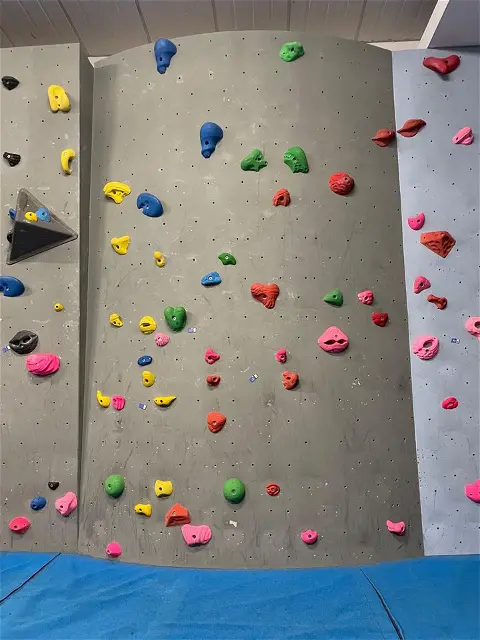
#> input picture sampleImages/bouldering_wall_1.webp, 480 x 640 px
$ python -i RouteEditor.py   (imports and definitions only)
#> lines starting #> are read from the running program, lines starting #| are printed output that depends on the picture; after the words box and inside, x2 and y2 are one past the last pixel; in counts of white or black regions, pixels touching at a corner belong together
#> further down, picture is the input picture: shape (640, 480, 3); mean B, G, R 131, 132.3, 129.6
import cv2
import numpy as np
import tkinter as tk
from tkinter import ttk
from PIL import Image, ImageTk


class ImageAdjustor:
    # image 는 HSV 색체계여야 한다.
    def adjust_brightness(self, image, brightness):
        image[:, :, 2] = np.clip(image[:, :, 2] + brightness, 0, 255)
        return image

    # image 는 HSV 색체계여야 한다.
    def adjust_saturation(self, image, satruation):
        image[:, :, 1] = np.clip(image[:, :, 1] + satruation, 0, 255)
        return image

    # 평활화 (노이즈 감소, 색의 경계를 부드럽게 하면서 일관된 영역은 강조)
    def shift(self, image, sp, sr):
        return cv2.pyrMeanShiftFiltering(image, sp=sp, sr=sr)

    # 블러 처리 (노이즈를 제거)
    def blur(self, image, ksize, sigmaX):
        return cv2.GaussianBlur(image, ksize, sigmaX)

    # 엣지 강조 (3*3 단위의 커널을 이미지에 적용하여 미분하여 경계를 강조한다.)
    # [6 lines left out: function enhance_edges, not called in this run]

    def extract_holds(self, image):
        # 컨투어 추출 (윤곽선을 추출해서 연결된 객체로 인식되는 것들을 감싸는 사각형을 만드는 듯?)
        edges = cv2.Canny(image, 50, 150, L2gradient=False)
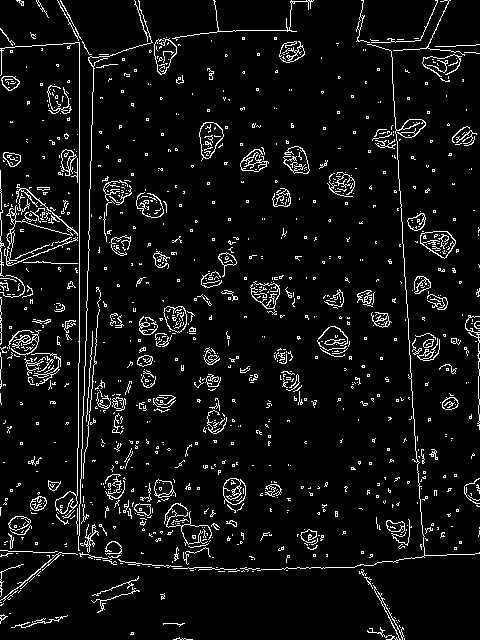
#> edges: shape (640, 480); 6.4% white in thin lines or dots
        contours, _ = cv2.findContours(edges, cv2.RETR_EXTERNAL, cv2.CHAIN_APPROX_SIMPLE)
#> contours = 1071 contours, 1010 with area under 20; largest, box (x1, y1, x2, y2) and area: (420, 231, 456, 259) 640, (199, 122, 224, 161) 594, (223, 478, 246, 505) 468, (163, 306, 187, 333) 456, (0, 42, 80, 516) 295
        min_contour_size = 15
        filtered_contours = [cnt for cnt in contours if cv2.contourArea(cnt) > min_contour_size]
#> filtered_contours = 75 contours, 14 with area under 20; largest, box (x1, y1, x2, y2) and area: (420, 231, 456, 259) 640, (199, 122, 224, 161) 594, (223, 478, 246, 505) 468, (163, 306, 187, 333) 456, (0, 42, 80, 516) 295
        return [cv2.boundingRect(contour) for contour in filtered_contours]

    # [38 lines left out: functions indicate_holds, resize, adjust_image, not called in this run]

class ImageAdjustmentApp:

    # [44 lines left out: functions __init__, create_widgets, adjust_image, update_images, not called in this run]

# GUI application execution
# [1 line not run here, left out]
image_path = "sampleImages/bouldering_wall_1.webp"
# [1 line that did not run here, left out]
# [1 line not run here, left out]

>>> import cv2
>>> picture = cv2.imread('sampleImages/bouldering_wall_1.webp')
>>> result = ImageAdjustor().extract_holds(picture)
#> result = 75 items, first 6: (11, 615, 57, 13), (0, 614, 8, 10), (91, 587, 49, 26), (373, 585, 31, 55), (0, 552, 78, 50), (174, 547, 5, 14)
